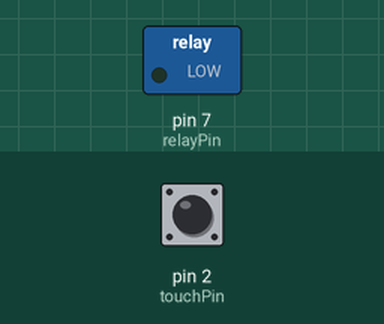
Recording of a sketch running on a simulated Arduino Uno, built with avr-gcc and run on an emulated ATmega328P. Shown: switched loads named in the sketch (green lamp = pin HIGH). The test bench sets the inputs (shaded band); at power-on: pin 2 (touchPin) LOW.

Above: at 1.2 s.
1.3 s: pin 2 (touchPin) pulled HIGH for 0.15 s
At 2.2 s:
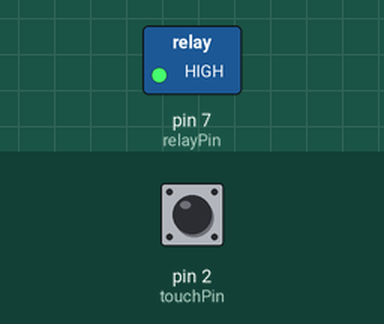
2.9 s: pin 2 (touchPin) pulled HIGH for 1 s
At 3.4 s:
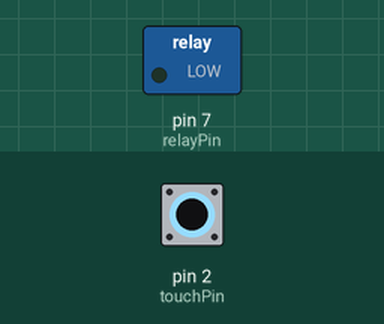
5.4 s: pin 2 (touchPin) pulled HIGH for 3.2 s
At 6.6 s:
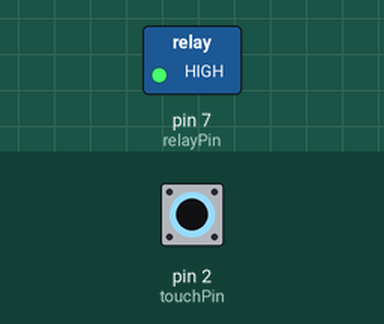
Timing chart, 0 to 8.4 s (numbered marks = the images above; inputs shaded):
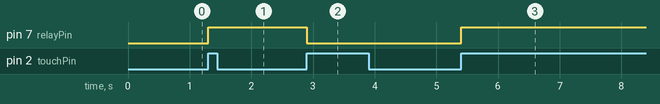

Measured:
- after the input at 1.3 s, pin 7 (relayPin): LOW → HIGH at once
- after the input at 2.9 s, pin 7 (relayPin): HIGH → LOW at once
- after the input at 5.4 s, pin 7 (relayPin): LOW → HIGH at once

The sketch:

touchsmart_home.ino
```cpp
const int touchPin = 2; // Touch sensor connected to pin 2
const int relayPin = 7; // Relay module connected to pin 7

bool applianceState = false;
int lastTouchValue = 0;

void setup() {
  pinMode(touchPin, INPUT);
  pinMode(relayPin, OUTPUT);
  digitalWrite(relayPin, LOW); // Appliance off initially
}

void loop() {
  int touchValue = digitalRead(touchPin);

  if (touchValue != lastTouchValue) {
    if (touchValue == HIGH) {
      applianceState = !applianceState; // Toggle state
      digitalWrite(relayPin, applianceState ? HIGH : LOW);
    }
    delay(200); // Debounce delay
  }

  lastTouchValue = touchValue;
}
```
